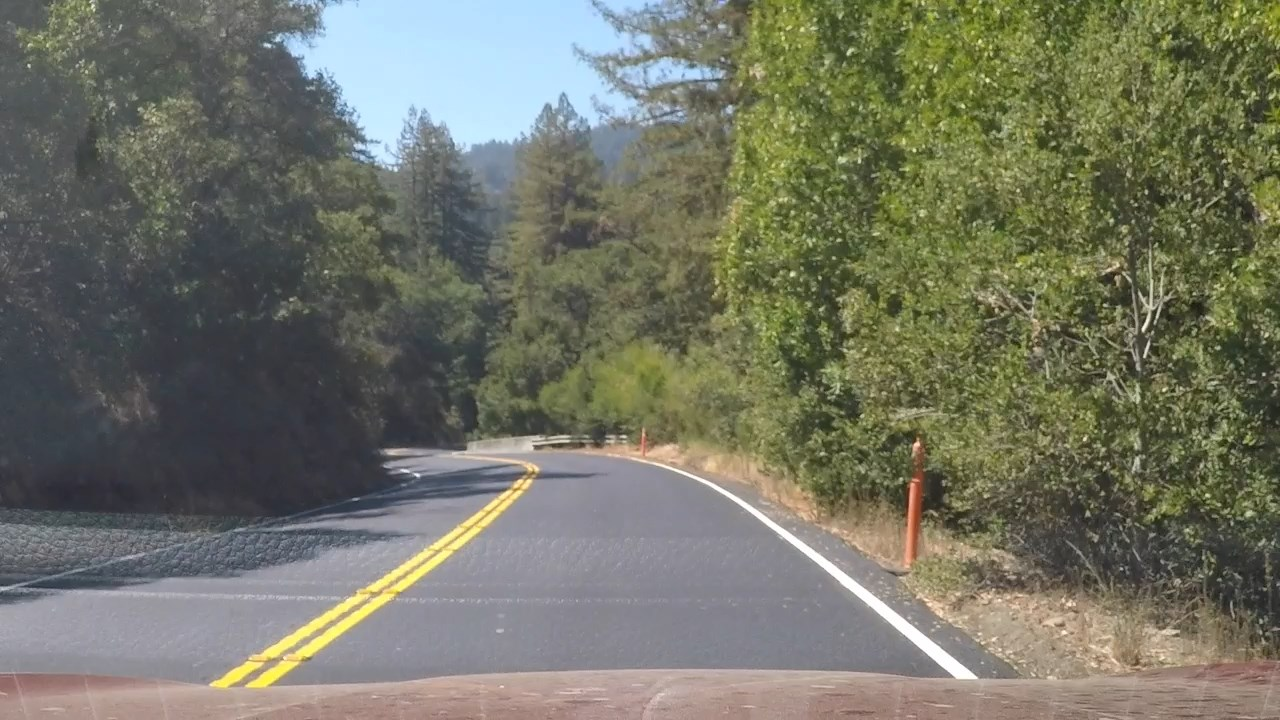
#> input picture 04.advanced.lane.finding/submission_images/challenge_video_14.jpg, 1280 x 720 px; its folder holds only this picture in this run
$ python -i image_handling.py   (imports and definitions only)
#> lines starting #> are read from the running program, lines starting #| are printed output that depends on the picture
import cv2
import os
import glob
import numpy as np
from global_variables import *


# http://www.xavierdupre.fr/blog/2016-03-30_nojs.html
# [146 lines left out: functions make_video, make_videos, crop_image_to_square, crop_image_to_road, resize_image, adjust_image_brightness and 2 more, not called in this run]


def equalize_brightness_with_histogram(image):
    """
    Equalize brightness by using cv2 histogram function
    :param image:
    :return:
    """
    image = cv2.cvtColor(image, cv2.COLOR_RGB2HSV)  # convert to Hue Saturation Value Channels
#> image: shape (720, 1280, 3); mean H, S, V 61, 58.5, 123.1
    image[:, :, 2] = cv2.equalizeHist(image[:, :, 2])
#> image: shape (720, 1280, 3); mean H, S, V 61, 58.5, 128.5
    image = cv2.cvtColor(image, cv2.COLOR_HSV2RGB)  # return to RGB space
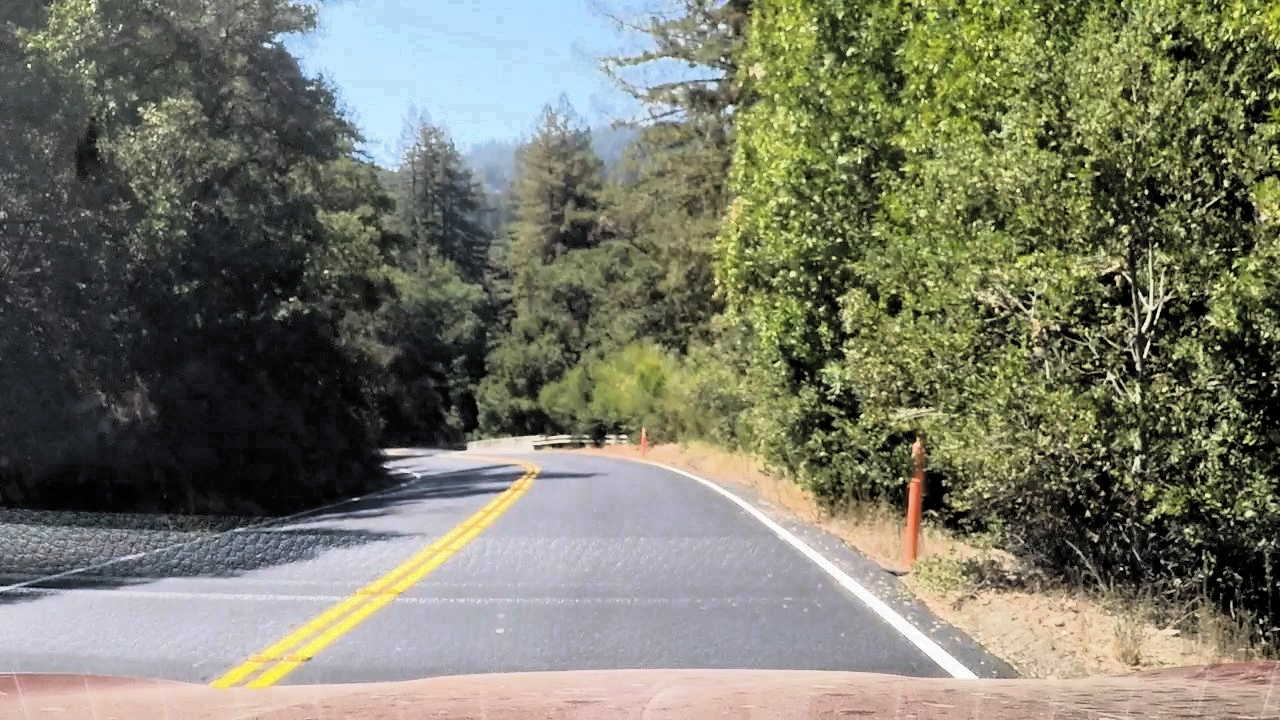
#> image: shape (720, 1280, 3); mean R, G, B 120.3, 121.2, 105.2
    return image


# [37 lines left out: functions preprocess_image, flip_image, load_image, not called in this run]


def load_images(glob_pattern):
    filelist = glob.glob(glob_pattern)
    return np.array([np.array(load_image(f_name)) for f_name in filelist])


# [10 lines left out: functions load_images_with_keys, load_images_from_file_list, not called in this run]


def get_image_list(glob_pattern):
    return glob.glob(glob_pattern)

>>> import cv2
>>> picture = cv2.cvtColor(cv2.imread('../../04.advanced.lane.finding/submission_images/challenge_video_14.jpg'), cv2.COLOR_BGR2RGB)
>>> result = equalize_brightness_with_histogram(picture)

$ run again, on 04.advanced.lane.finding/submission_images/sliding_windows_drawn_area.jpg
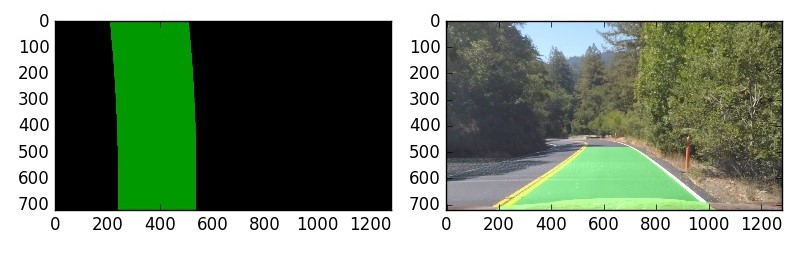
#> input picture 04.advanced.lane.finding/submission_images/sliding_windows_drawn_area.jpg, 800 x 256 px
#> in equalize_brightness_with_histogram, `image = cv2.cvtColor(image, cv2.COLOR_HSV2RGB)`:
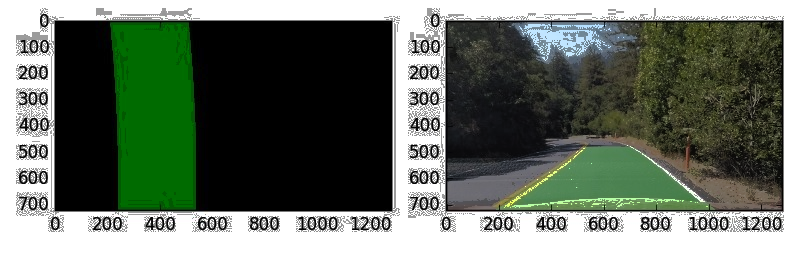
#> image: shape (256, 800, 3); mean R, G, B 103.8, 113.7, 101.6
